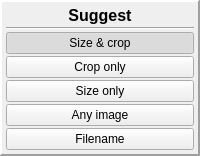
        <widget class="QFrame" name="frame_3">
         <property name="sizePolicy">
          <sizepolicy hsizetype="Fixed" vsizetype="Preferred">
           <horstretch>0</horstretch>
           <verstretch>0</verstretch>
          </sizepolicy>
         </property>
         <property name="frameShape">
          <enum>QFrame::Panel</enum>
         </property>
         <property name="frameShadow">
          <enum>QFrame::Raised</enum>
         </property>
         <property name="lineWidth">
          <number>2</number>
         </property>
         <layout class="QVBoxLayout" name="verticalLayout_6">
          <property name="spacing">
           <number>2</number>
          </property>
          <property name="leftMargin">
           <number>4</number>
          </property>
          <property name="topMargin">
           <number>4</number>
          </property>
          <property name="rightMargin">
           <number>4</number>
          </property>
          <property name="bottomMargin">
           <number>4</number>
          </property>
          <item>
           <widget class="QLabel" name="label_2">
            <property name="sizePolicy">
             <sizepolicy hsizetype="Preferred" vsizetype="Maximum">
              <horstretch>0</horstretch>
              <verstretch>0</verstretch>
             </sizepolicy>
            </property>
            <property name="font">
             <font>
              <pointsize>12</pointsize>
              <weight>75</weight>
              <bold>true</bold>
             </font>
            </property>
            <property name="text">
             <string> Suggest </string>
            </property>
            <property name="alignment">
             <set>Qt::AlignCenter</set>
            </property>
           </widget>
          </item>
          <item>
           <widget class="Line" name="line_6">
            <property name="sizePolicy">
             <sizepolicy hsizetype="Minimum" vsizetype="Preferred">
              <horstretch>0</horstretch>
              <verstretch>0</verstretch>
             </sizepolicy>
            </property>
            <property name="orientation">
             <enum>Qt::Horizontal</enum>
            </property>
           </widget>
          </item>
          <item>
           <widget class="QPushButton" name="push_suggest_size_and_crop">
            <property name="sizePolicy">
             <sizepolicy hsizetype="Preferred" vsizetype="Expanding">
              <horstretch>0</horstretch>
              <verstretch>0</verstretch>
             </sizepolicy>
            </property>
            <property name="minimumSize">
             <size>
              <width>30</width>
              <height>0</height>
             </size>
            </property>
            <property name="focusPolicy">
             <enum>Qt::NoFocus</enum>
            </property>
            <property name="text">
             <string>Size &amp;&amp; crop</string>
            </property>
            <property name="checkable">
             <bool>true</bool>
            </property>
            <property name="checked">
             <bool>true</bool>
            </property>
            <attribute name="buttonGroup">
             <string notr="true">suggest_buttons</string>
            </attribute>
           </widget>
          </item>
          <item>
           <widget class="QPushButton" name="push_suggest_crop_only">
            <property name="sizePolicy">
             <sizepolicy hsizetype="Preferred" vsizetype="Expanding">
              <horstretch>0</horstretch>
              <verstretch>0</verstretch>
             </sizepolicy>
            </property>
            <property name="minimumSize">
             <size>
              <width>30</width>
              <height>0</height>
             </size>
            </property>
            <property name="focusPolicy">
             <enum>Qt::NoFocus</enum>
            </property>
            <property name="text">
             <string>Crop only</string>
            </property>
            <property name="checkable">
             <bool>true</bool>
            </property>
            <property name="checked">
             <bool>false</bool>
            </property>
            <attribute name="buttonGroup">
             <string notr="true">suggest_buttons</string>
            </attribute>
           </widget>
          </item>
          <item>
           <widget class="QPushButton" name="push_suggest_size_only">
            <property name="sizePolicy">
             <sizepolicy hsizetype="Preferred" vsizetype="Expanding">
              <horstretch>0</horstretch>
              <verstretch>0</verstretch>
             </sizepolicy>
            </property>
            <property name="minimumSize">
             <size>
              <width>30</width>
              <height>0</height>
             </size>
            </property>
            <property name="focusPolicy">
             <enum>Qt::NoFocus</enum>
            </property>
            <property name="text">
             <string>Size only</string>
            </property>
            <property name="checkable">
             <bool>true</bool>
            </property>
            <property name="checked">
             <bool>false</bool>
            </property>
            <attribute name="buttonGroup">
             <string notr="true">suggest_buttons</string>
            </attribute>
           </widget>
          </item>
          <item>
           <widget class="QPushButton" name="push_suggest_any">
            <property name="sizePolicy">
             <sizepolicy hsizetype="Preferred" vsizetype="Expanding">
              <horstretch>0</horstretch>
              <verstretch>0</verstretch>
             </sizepolicy>
            </property>
            <property name="minimumSize">
             <size>
              <width>30</width>
              <height>0</height>
             </size>
            </property>
            <property name="focusPolicy">
             <enum>Qt::NoFocus</enum>
            </property>
            <property name="text">
             <string>Any image</string>
            </property>
            <property name="iconSize">
             <size>
              <width>12</width>
              <height>12</height>
             </size>
            </property>
            <property name="checkable">
             <bool>true</bool>
            </property>
            <attribute name="buttonGroup">
             <string notr="true">suggest_buttons</string>
            </attribute>
           </widget>
          </item>
          <item>
           <widget class="QPushButton" name="push_suggest_filename">
            <property name="sizePolicy">
             <sizepolicy hsizetype="Preferred" vsizetype="Expanding">
              <horstretch>0</horstretch>
              <verstretch>0</verstretch>
             </sizepolicy>
            </property>
            <property name="minimumSize">
             <size>
              <width>30</width>
              <height>0</height>
             </size>
            </property>
            <property name="focusPolicy">
             <enum>Qt::NoFocus</enum>
            </property>
            <property name="text">
             <string>Filename</string>
            </property>
            <property name="iconSize">
             <size>
              <width>12</width>
              <height>12</height>
             </size>
            </property>
            <property name="checkable">
             <bool>true</bool>
            </property>
            <attribute name="buttonGroup">
             <string notr="true">suggest_buttons</string>
            </attribute>
           </widget>
          </item>
         </layout>
        </widget>
